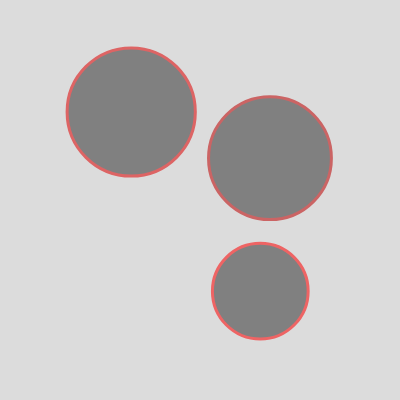
Frame 1 (no input)
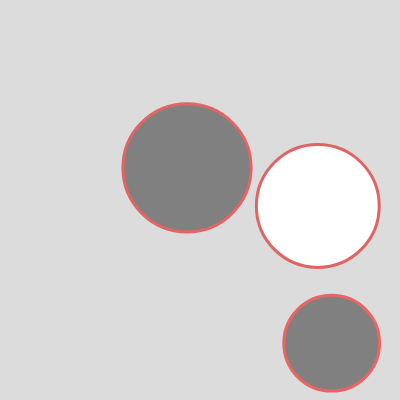
Frame 60 (no input)
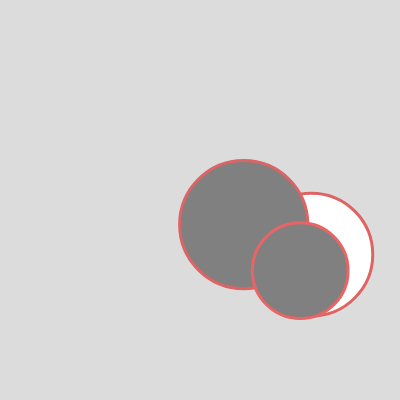
Frame 120 (the mouse pressed at the canvas centre since frame 60)

The p5.js sketch that drew these frames (run headless with seeded random() and noise() and a simulated clock; from frame 60 on, the mouse is pressed at the canvas centre):

// p5.js sketch
// ── sketch.js
// W6.4-1v2 colliding balls
// https://editor.p5js.org/benjamin.bergery/sketches/T9sgI1OGl

let bballs = [];

function setup() {
  createCanvas(400, 400);

  // fill array with new instances of Bball

  for (let indy = 0; indy < 3; indy++) {
    let bradius = random(40, 70);
    let bspeed = random(0.5, 2);
    let xstart = random(bradius, width - bradius);
    let ystart = random(bradius, height - bradius);
    bball = new Bball(xstart, ystart, bradius, bspeed);
    bballs.push(bball);
  }
}

function draw() {
  background(220);

  for (bball of bballs) {
    bball.bounceRandom();
    for (other of bballs) {
      if (other !== bball && bball.intersectsBool(other)) {
        console.log("intersection");
        // this.brightness = 255;
        bball.colorWhite();
      }
    }
  }
}

/*** CLASS ********************/

class Bball {
  constructor(x, y, r, bsp) {
    this.x = x;
    this.y = y;
    this.r = r;
    this.xsp = bsp; // xspeed
    this.ysp = bsp; // yspeed
    this.brightness = 128;
  }

  //*** new class functions ***//
  
  intersectsBool(other) {
    let d = (this.x, this.y, other.x, other.y);
    // return true;
    return (d < this.r + other.r);
  }

  colorWhite() {
      this.brightness = 255;
    }

  //*** old class functions ***//

  // meta function inside class
  bounceRandom() {
    this.move();
    this.show();
  }

  show() {
    stroke(random(200, 250), 100, 100);
    strokeWeight(3);
    // noFill();
    fill(this.brightness);
    ellipse(this.x, this.y, this.r * 2);
  }

  move() {
    // move ball
    this.x = this.x + this.xsp;
    this.y = this.y + this.ysp;
    //// bounce x
    if (this.x >= width - this.r || this.x <= 0 + this.r) {
      this.xsp = -this.xsp;
    }
    ////// bounce y
    if (this.y >= height - this.r || this.y <= 0 + this.r) {
      this.ysp = -this.ysp;
    }
  }
}

/*******************************/
// based on my previous exercise https://editor.p5js.org/benjamin.bergery/sketches/WUlFUTdMe

// clicked(mX, mY) {
//   let d = dist(this.x, this.y, mX, mY);
//   if (d < this.r) {
//     // ball clicked);
//     if (this.brightness == 0) {
//       this.brightness = 255;
//     } else {
//       this.brightness = 0;
//     }
//   }
// }

//*** change color ***//
// changeColor() {
//   if (this.brightness == 0) {
//     this.brightness = 255;
//   } else {
//     this.brightness = 0;
//   }
// }

/*** NOTES ********************/

// verbose
//if (d < this.r + other.r){
//    return true;
// }
// else { return false;}

// less verbose
//return = (d < this.r + other.r);

// Part 2.: Take the question above and make the balls' color toggle, turning red when a ball comes close to another ball and then turning back to white when it comes close to another ball again.
//Part 3: Take Challenge .A and instead delete both balls when they come near each other. HINT: Beware of empty array positions!
